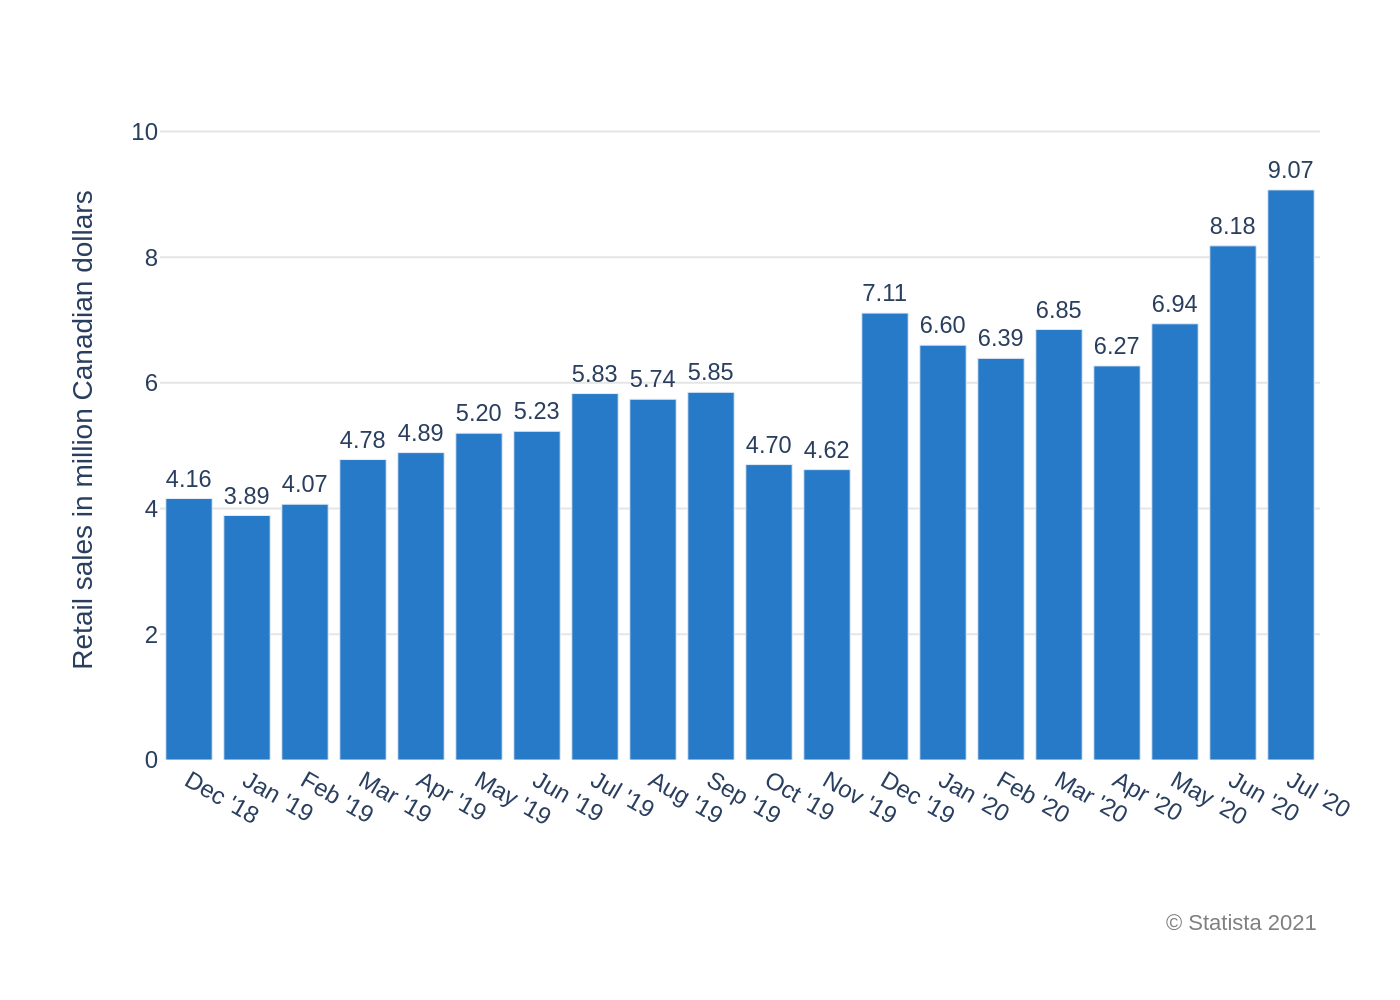

The Python source for this figure:
import sys
import json
import pathlib
import plotly.graph_objects as go

# Ensure a JSON file path is provided as a command-line argument
if len(sys.argv) != 2:
    print(f"Usage: python {pathlib.Path(__file__).name} <path_to_json_file>")
    sys.exit(1)

# Get the JSON file path from the command-line arguments
json_path = pathlib.Path(sys.argv[1])

# Check if the JSON file exists
if not json_path.is_file():
    print(f"Error: File not found at {json_path}")
    sys.exit(1)

# Derive the output filename from the input JSON filename
output_filename = json_path.with_suffix(".png").name

# Load the chart data and configuration from the JSON file
with open(json_path, 'r', encoding='utf-8') as f:
    config = json.load(f)

# Extract data, texts, and colors from the loaded JSON
chart_data = config.get('chart_data', [])
texts = config.get('texts', {})
colors = config.get('colors', [])

# Prepare data for Plotly
categories = [item.get('category') for item in chart_data]
values = [item.get('value') for item in chart_data]

# Create the figure object
fig = go.Figure()

# Add the bar trace to the figure
fig.add_trace(go.Bar(
    x=categories,
    y=values,
    marker_color=colors[0] if colors else None,
    text=values,
    texttemplate='%{text:.2f}',
    textposition='outside',
    cliponaxis=False  # Prevent text labels from being clipped by the plot area
))

# Combine title and subtitle using HTML for rich text formatting
title_text = ""
if texts.get("title"):
    title_text += f"<b>{texts['title']}</b>"
if texts.get("subtitle"):
    title_text += f"<br><sub>{texts['subtitle']}</sub>"

# Update the figure layout
fig.update_layout(
    font=dict(family="Arial", size=12),
    plot_bgcolor='white',
    showlegend=False,
    title=dict(
        text=title_text if title_text else None,
        x=0.05,
        xanchor='left'
    ),
    xaxis=dict(
        title_text=texts.get('x_axis_title'),
        showgrid=False,
        zeroline=False
    ),
    yaxis=dict(
        title_text=texts.get('y_axis_title'),
        range=[0, 10.5],
        tickmode='linear',
        tick0=0,
        dtick=2,
        gridcolor='#e5e5e5',
        zeroline=False
    ),
    margin=dict(l=80, r=40, t=50, b=120)
)

# Add annotations for source and note text
annotations = []
if texts.get("source"):
    annotations.append(
        dict(
            text=texts['source'],
            align='right',
            showarrow=False,
            xref='paper',
            yref='paper',
            x=1.0,
            y=-0.22,
            xanchor='right',
            yanchor='top',
            font=dict(size=11, color='grey')
        )
    )

if annotations:
    fig.update_layout(annotations=annotations)

# Save the generated chart to a PNG file with a high resolution
fig.write_image(output_filename, scale=2)

print(f"Chart successfully generated and saved to {output_filename}")
